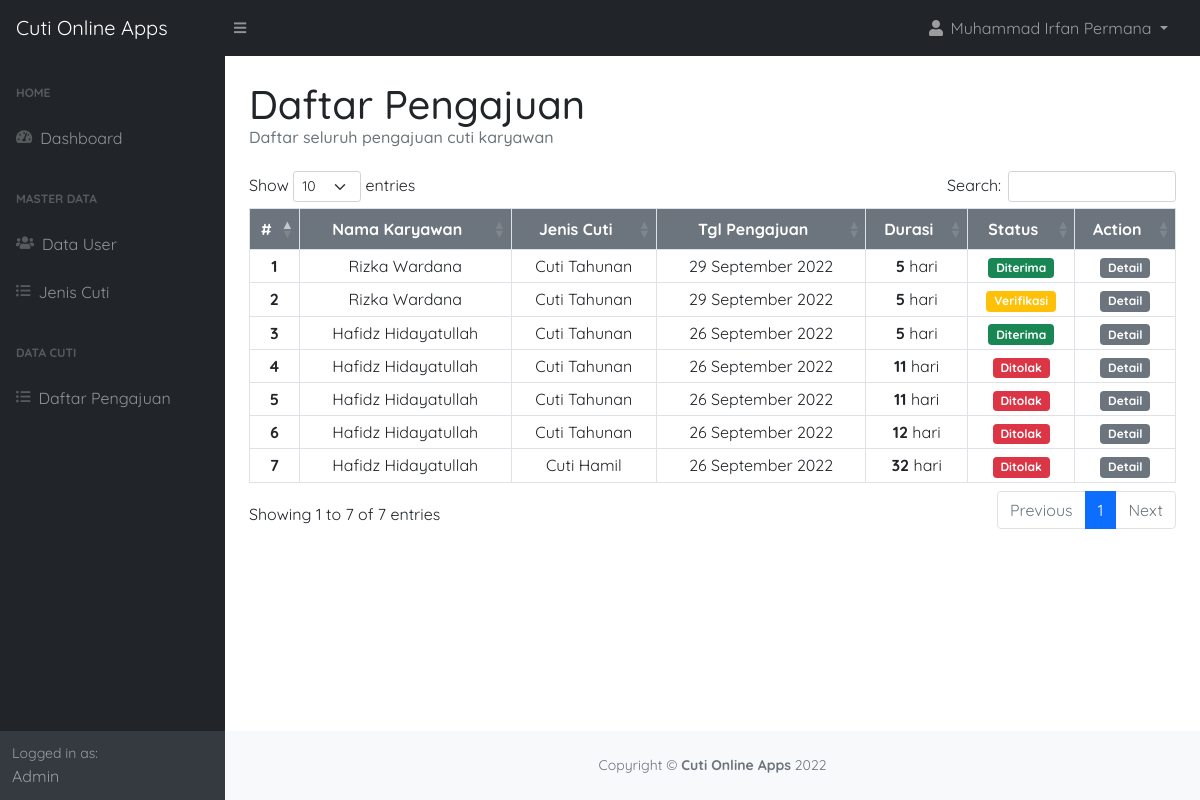
The page /dashboard.php?module=daftar-cuti (signed in) on the database its author committed.
### tables this page shows
CREATE TABLE `pengajuan_cuti` (
  `id_ajuan` int(11) NOT NULL,
  `user_id` int(11) NOT NULL,
  `jenis_id` int(11) NOT NULL,
  `tgl_ajuan` date NOT NULL,
  `tgl_awal` date NOT NULL,
  `tgl_akhir` date NOT NULL,
  `lama_ajuan` tinyint(4) NOT NULL,
  `status` varchar(50) NOT NULL,
  `keperluan` text NOT NULL
);

CREATE TABLE `user` (
  `id_user` int(11) NOT NULL,
  `fullname_user` varchar(250) NOT NULL,
  `name_user` varchar(150) NOT NULL,
  `pass_user` varchar(250) NOT NULL,
  `level_user` varchar(100) NOT NULL
);

CREATE TABLE `jenis_cuti` (
  `id_cuti` int(11) NOT NULL,
  `nama_cuti` varchar(100) NOT NULL,
  `durasi` tinyint(3) NOT NULL
);

### config/tanggal.php (called while the page is built, shortened)
<?php
function tanggal($tgl, $tampil_hari = false)
{
    $nama_bulan = array(
        1 => "Januari", "Februari", "Maret", "April", "Mei", "Juni", "Juli", "Agustus", "September", "Oktober", "November", "Desember"
    );
    $tanggal = substr($tgl, 8, 2);
    $bulan   = $nama_bulan[(int) substr($tgl, 5, 2)];
    $tahun   = substr($tgl, 0, 4);
    $text    = "";
    $text .= $tanggal . " " . $bulan . " " . $tahun;
    return $text;
}

### app/admin/pengajuan-cuti/index.php (the view, shortened to what this page needs)
<div class="row">
    <div class="col-12">
        <h1 class="mt-4">Daftar Pengajuan</h1>
        <h6 class="text-muted">Daftar seluruh pengajuan cuti karyawan</h6>
    </div>
</div>
<div class="row my-4">
    <div class="col-12">
        <div class="table-responsive">
            <table class="table table-sm table-bordered table-hover align-middle datatable">
                <thead>
                    <tr class="bg-secondary text-white">
                        <th scope="col" class="py-2 text-center">#</th>
                        <th scope="col" class="py-2 text-center">Nama Karyawan</th>
                        <th scope="col" class="py-2 text-center">Jenis Cuti</th>
                        <th scope="col" class="py-2 text-center">Tgl Pengajuan</th>
                        <th scope="col" class="py-2 text-center">Durasi</th>
                        <th scope="col" class="py-2 text-center">Status</th>
                        <th scope="col" class="py-2 text-center">Action</th>
                    </tr>
                </thead>
                <tbody>
                    <?php
                    function badgeColor($status)
                    {
                        if ($status == 'Verifikasi') {
                            return 'warning';
                        }
                        if ($status == 'Diterima') {
                            return 'success';
                        }
                        if ($status == 'Ditolak') {
                            return 'danger';
                        }
                    }
                    $no     = 1;
                    $query  = "SELECT * FROM pengajuan_cuti JOIN user ON pengajuan_cuti.user_id=user.id_user JOIN jenis_cuti ON pengajuan_cuti.jenis_id=jenis_cuti.id_cuti ORDER BY tgl_ajuan DESC";
                    $exeSQL = mysqli_query($conn, $query) or die(mysqli_error($conn));
                    while ($data = mysqli_fetch_array($exeSQL)) :
                    ?>
                        <tr>
                            <th scope="row" class="text-center"><?= $no++; ?></th>
                            <td class="text-center"><?= $data['fullname_user']; ?></td>
                            <td class="text-center"><?= $data['nama_cuti']; ?></td>
                            <td class="text-center"><?= tanggal($data['tgl_ajuan']); ?></td>
                            <td class="text-center"><strong><?= $data['lama_ajuan']; ?></strong> hari</td>
                            <td class="text-center">
                                <span class="badge bg-<?= badgeColor($data['status']) ?>">
                                    <?= $data['status']; ?>
                                </span>
                            </td>
                            <td class="text-center">
                                <a href="?module=detail-cuti&id=<?= $data['id_ajuan'] ?>" class="badge bg-secondary text-white text-decoration-none">
                                    Detail
                                </a>
                            </td>
                        </tr>
                    <?php endwhile; ?>
                </tbody>
            </table>
        </div>
    </div>
</div>

### rows shown on the page
pengajuan_cuti: user.fullname_user "Rizka Wardana", jenis_cuti.nama_cuti "Cuti Tahunan", tgl_ajuan "29 September 2022", lama_ajuan "5", status "Diterima"
pengajuan_cuti: user.fullname_user "Rizka Wardana", jenis_cuti.nama_cuti "Cuti Tahunan", tgl_ajuan "29 September 2022", lama_ajuan "5", status "Verifikasi"
pengajuan_cuti: user.fullname_user "Hafidz Hidayatullah", jenis_cuti.nama_cuti "Cuti Tahunan", tgl_ajuan "26 September 2022", lama_ajuan "5", status "Diterima"
pengajuan_cuti: user.fullname_user "Hafidz Hidayatullah", jenis_cuti.nama_cuti "Cuti Tahunan", tgl_ajuan "26 September 2022", lama_ajuan "11", status "Ditolak"
pengajuan_cuti: user.fullname_user "Hafidz Hidayatullah", jenis_cuti.nama_cuti "Cuti Tahunan", tgl_ajuan "26 September 2022", lama_ajuan "11", status "Ditolak"
pengajuan_cuti: user.fullname_user "Hafidz Hidayatullah", jenis_cuti.nama_cuti "Cuti Tahunan", tgl_ajuan "26 September 2022", lama_ajuan "12", status "Ditolak"
pengajuan_cuti: user.fullname_user "Hafidz Hidayatullah", jenis_cuti.nama_cuti "Cuti Hamil", tgl_ajuan "26 September 2022", lama_ajuan "32", status "Ditolak"

### other values the page prints
$title "Cuti Online Apps"
$_SESSION['fullname_user'] "Muhammad Irfan Permana"
$_SESSION['level_user'] "Admin"
